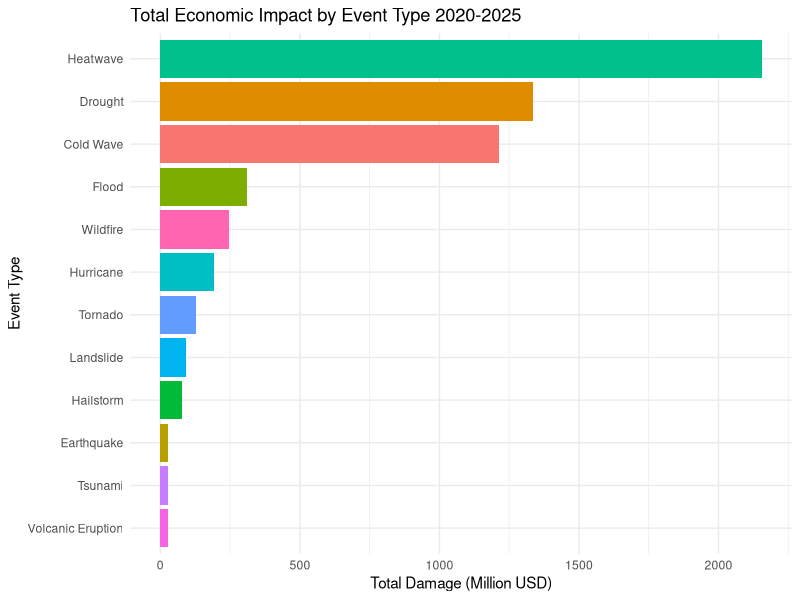
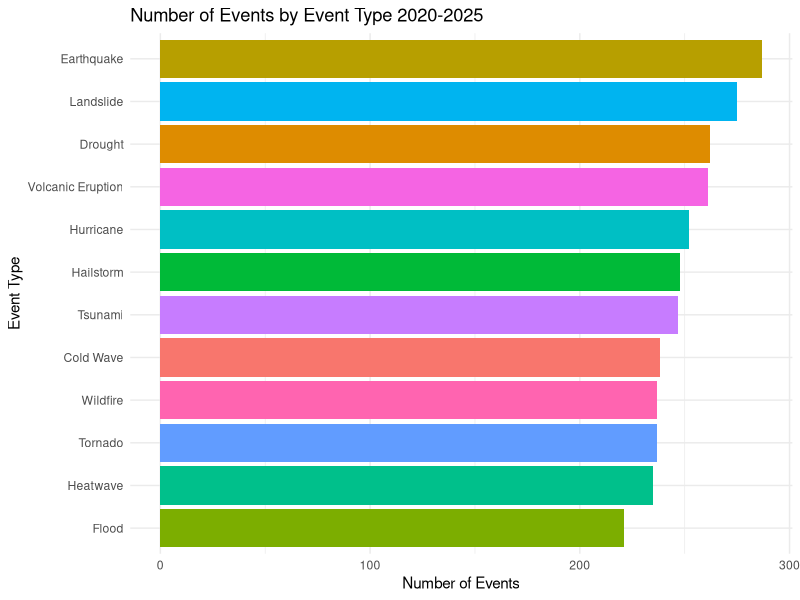
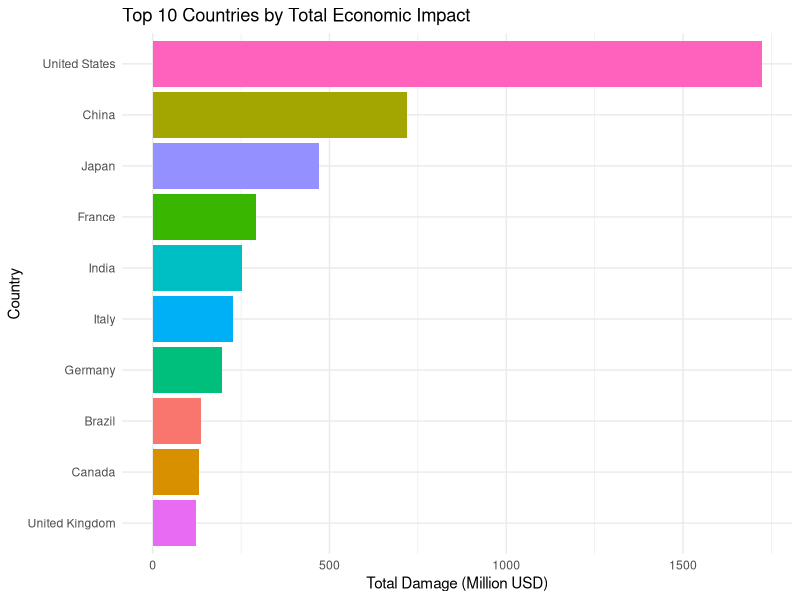

Write the R code that produced these figures, in order.
## ---- chunk 1
knitr::opts_chunk$set(echo = TRUE)

library(ggplot2)
library(tidyr)
library(dplyr)
## ---- chunk 2
climate <- read.csv("global_climate_events_economic_impact_2020_2025.csv")
#glimpse(climate)

colnames <- colnames(climate)
colnames
## ---- chunk 3
colSums(is.na(climate))

climate_clean <- climate %>%
  mutate(country = as.factor(country),
         event_type = as.factor(event_type)) %>%
  
  mutate(across(c(severity, duration_days, affected_population, 
                  deaths, injuries, economic_impact_million_usd, 
                  infrastructure_damage_score, total_casualties, impact_per_capita), 
                  as.numeric)) %>%
  
  select(-event_id)

#summary(climate_clean)
head(climate_clean, n = 5)
## ---- chunk 4
climate_clean %>%
  group_by(event_type) %>%
  summarise(
    total_damage = sum(economic_impact_million_usd, na.rm = TRUE),
    avg_damage = mean(economic_impact_million_usd, na.rm = TRUE)
  ) %>%
  arrange(desc(total_damage))

ggplot(climate_clean, aes(x = reorder(event_type, economic_impact_million_usd, sum),
                          y = economic_impact_million_usd, fill = event_type)) +
      geom_bar(stat = "summary", fun = "sum") +
      coord_flip() +
      labs(title = "Total Economic Impact by Event Type 2020-2025",
      x = "Event Type", y = "Total Damage (Million USD)") +
      theme_minimal() +
      theme(legend.position = "none")

## ---- chunk 5
event_counts <- climate_clean %>%
  group_by(event_type) %>%
  summarise(num_events = n()) %>%
  arrange(desc(num_events))

event_counts

ggplot(event_counts, aes(x = reorder(event_type, num_events), 
                         y = num_events, fill = event_type)) +
      geom_col() +
      coord_flip() +
      labs(title = "Number of Events by Event Type 2020-2025",
      x = "Event Type", y = "Number of Events") +
      theme_minimal() +
      theme(legend.position = "none")

## ---- chunk 6
country_total <- climate_clean %>%
  group_by(country) %>%
  summarise(total_damage = sum(economic_impact_million_usd, na.rm = TRUE)) %>%
  arrange(desc(total_damage)) %>%
  head(10)

country_total

ggplot(country_total, aes(x = reorder(country, total_damage), 
                          y = total_damage, fill = country)) +
      geom_col() +
      coord_flip() +
      labs(title = "Top 10 Countries by Total Economic Impact",
      x = "Country", y = "Total Damage (Million USD)") +
      theme_minimal() +
      theme(legend.position = "none")
